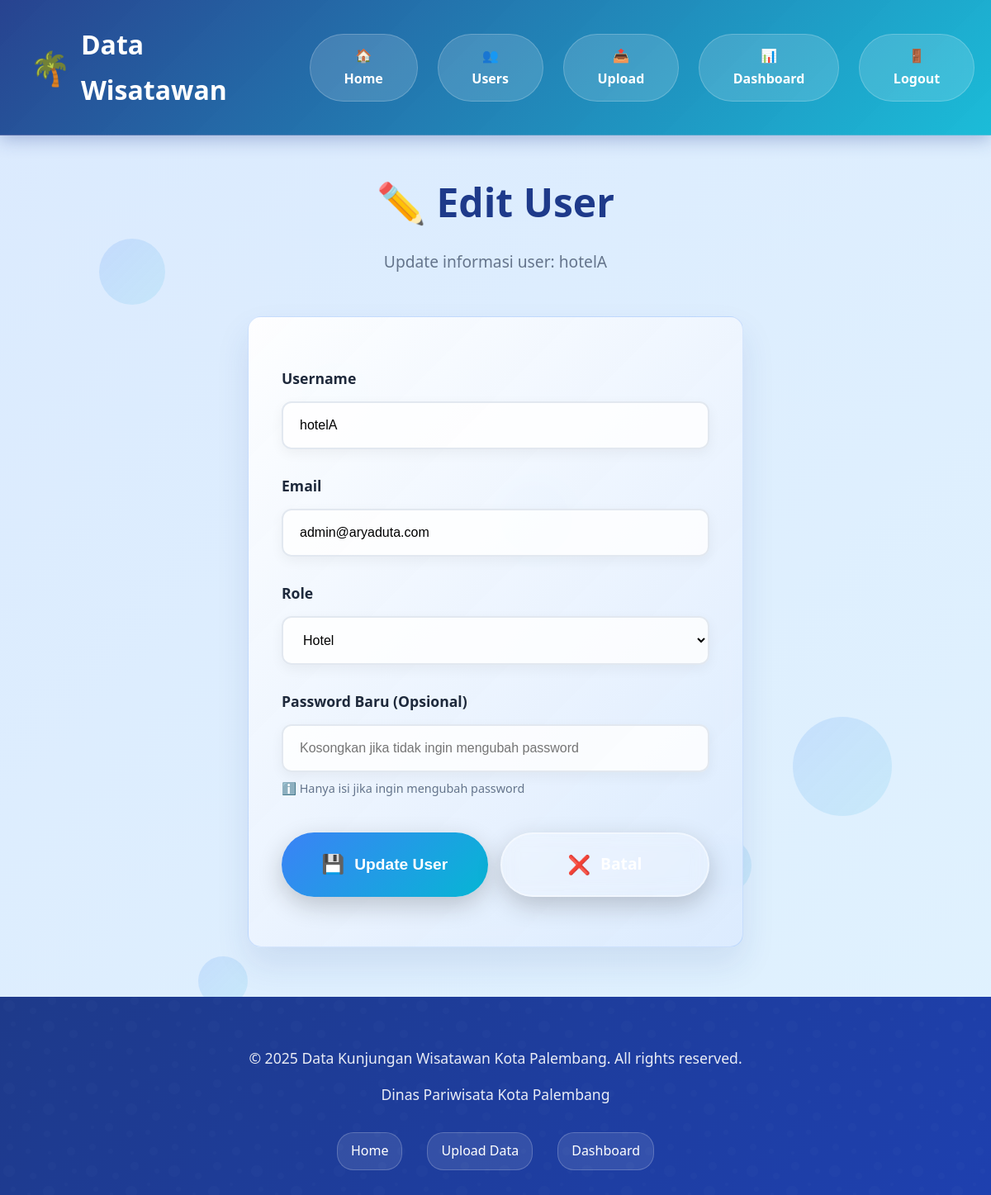
Page /admin/users/edit/2 (signed in) on the committed database.
### tables this page shows
CREATE TABLE users (
            id INTEGER PRIMARY KEY AUTOINCREMENT,
            username TEXT UNIQUE NOT NULL,
            password_hash TEXT NOT NULL,
            role TEXT NOT NULL,
            email TEXT,
            created_at TIMESTAMP DEFAULT CURRENT_TIMESTAMP
        );

### app.py (the view, shortened to what this page needs)
@app.route('/admin/users/edit/<int:user_id>', methods=['GET', 'POST'])
@login_required
@role_required('admin')
def admin_edit_user(user_id):
    user = User.get_by_id(app.config['DATABASE'], user_id)
    if not user:
        flash('User tidak ditemukan', 'error')
        return redirect(url_for('admin_users'))
    return render_template('admin/edit_user.html', user=user)

### app.py (called while the page is built)
@login_manager.user_loader
def load_user(user_id):
    return User.get_by_id(Config.DATABASE, int(user_id))

### models.py (called while the page is built)
    @staticmethod
    def get_by_id(db_path, user_id):
        conn = sqlite3.connect(db_path)
        conn.row_factory = sqlite3.Row
        cursor = conn.cursor()
        cursor.execute('SELECT * FROM users WHERE id = ?', (user_id,))
        row = cursor.fetchone()
        conn.close()
        if row:
            return User(
                id=row['id'],
                username=row['username'],
                password_hash=row['password_hash'],
                role=row['role'],
                email=row['email'],
                created_at=row['created_at']
            )
        return None

### templates/admin/edit_user.html (shortened to what this page needs)
{% extends "base.html" %}
{% block content %}
<div class="container" style="margin-top: 40px; margin-bottom: 60px;">
  <div class="page-header" style="text-align: center; margin-bottom: 50px;">
    <h1 style="font-size: 3rem; color: var(--primary-blue); margin-bottom: 15px;">
      ✏️ Edit User
    </h1>
    <p style="color: var(--text-light); font-size: 1.2rem;">
      Update informasi user: {{ user.username }}
    </p>
  </div>
  <div class="upload-section" style="max-width: 600px; margin: 0 auto;">
    <form method="POST" class="upload-form">
      <div class="form-group">
        <label for="username">Username</label>
        <input
          type="text"
          id="username"
          name="username"
          value="{{ user.username }}"
          required
          placeholder="Masukkan username"
        />
      </div>
      <div class="form-group">
        <label for="email">Email</label>
        <input
          type="email"
          id="email"
          name="email"
          value="{{ user.email }}"
          required
          placeholder="Masukkan email"
        />
      </div>
      <div class="form-group">
        <label for="role">Role</label>
        <select id="role" name="role" required>
          <option value="hotel" {% if user.role == 'hotel' %}selected{% endif %}>Hotel</option>
        </select>
      </div>
      <div class="form-group">
        <label for="password">Password Baru (Opsional)</label>
        <input
          type="password"
          id="password"
          name="password"
          placeholder="Kosongkan jika tidak ingin mengubah password"
        />
        <small style="color: var(--text-light); font-size: 0.9rem; display: block; margin-top: 8px;">
          ℹ️ Hanya isi jika ingin mengubah password
        </small>
      </div>
      <div style="display: flex; gap: 15px; margin-top: 40px;">
        <button type="submit" class="btn btn-primary" style="flex: 1;">
          <span>💾</span> Update User
        </button>
        <a href="{{ url_for('admin_users') }}" class="btn btn-secondary" style="flex: 1;">
          <span>❌</span> Batal
        </a>
      </div>
    </form>
  </div>
</div>
{% endblock %}

### static/css/style.css (style rules this page uses)
:root { --primary-blue: #1e3a8a; --secondary-blue: #3b82f6; --aqua: #06b6d4; --light-aqua: #67e8f9; --dark-blue: #1e40af; --light-blue: #dbeafe; --gradient-primary: linear-gradient(135deg, #1e3a8a 0%, #06b6d4 100%); --gradient-secondary: linear-gradient(135deg, #3b82f6 0%, #06b6d4 100%); --gradient-light: linear-gradient(135deg, #dbeafe 0%, #e0f2fe 100%); --gradient-card: linear-gradient( 135deg, rgba(30, 58, 138, 0.1) 0%, rgba(6, 182, 212, 0.1) 100% ); --white: #ffffff; --light-gray: #f8fafc; --text-dark: #1e293b; --text-light: #64748b; --success: #10b981; --warning: #f59e0b; --error: #ef4444; --shadow: 0 20px 40px rgba(30, 58, 138, 0.1); --shadow-hover: 0 30px 60px rgba(30, 58, 138, 0.15); --radius: 16px; --transition: all 0.4s cubic-bezier(0.25, 0.46, 0.45, 0.94); }
* { margin: 0; padding: 0; box-sizing: border-box; }
html { scroll-behavior: smooth; }
body { font-family: "Segoe UI", Tahoma, Geneva, Verdana, sans-serif; background: var(--gradient-light); color: var(--text-dark); line-height: 1.7; overflow-x: hidden; min-height: 100vh; display: flex; flex-direction: column; }
.container { max-width: 1200px; margin: 0 auto; padding: 0 20px; }
.btn { padding: 18px 35px; border: none; border-radius: 50px; cursor: pointer; text-decoration: none; display: inline-flex; align-items: center; justify-content: center; gap: 12px; text-align: center; transition: var(--transition); font-size: 1.2rem; font-weight: 700; position: relative; overflow: hidden; box-shadow: 0 10px 30px rgba(0, 0, 0, 0.2); transform: translateY(0); }
.btn::before { content: ""; position: absolute; top: 0; left: -100%; width: 100%; height: 100%; background: linear-gradient( 90deg, transparent, rgba(255, 255, 255, 0.3), transparent ); transition: left 0.7s ease; z-index: 1; }
.btn-primary { background: var(--gradient-secondary); color: white; }
.btn-secondary { background: rgba(255, 255, 255, 0.2); color: white; border: 2px solid rgba(255, 255, 255, 0.4); backdrop-filter: blur(10px); }
.btn span { font-size: 1.4rem; transition: var(--transition); position: relative; z-index: 2; }
.upload-section { background: linear-gradient( 135deg, rgba(255, 255, 255, 0.95) 0%, rgba(219, 234, 254, 0.9) 100% ); padding: 60px 40px; border-radius: var(--radius); box-shadow: var(--shadow); margin: 50px 0; border: 1px solid rgba(59, 130, 246, 0.2); backdrop-filter: blur(10px); animation: slideUp 0.8s ease; }
.upload-form { max-width: 600px; margin: 0 auto; }
.form-group { margin-bottom: 30px; }
.form-group label { display: block; margin-bottom: 12px; font-weight: 700; color: var(--text-dark); font-size: 1.1rem; }
.form-group input, .form-group select { width: 100%; padding: 18px 20px; border: 2px solid #e2e8f0; border-radius: 12px; font-size: 16px; transition: var(--transition); background: rgba(255, 255, 255, 0.8); box-shadow: 0 5px 15px rgba(0, 0, 0, 0.05); }

### rows in the picture
users: username "hotelA", email "admin@aryaduta.com", role "Hotel"
